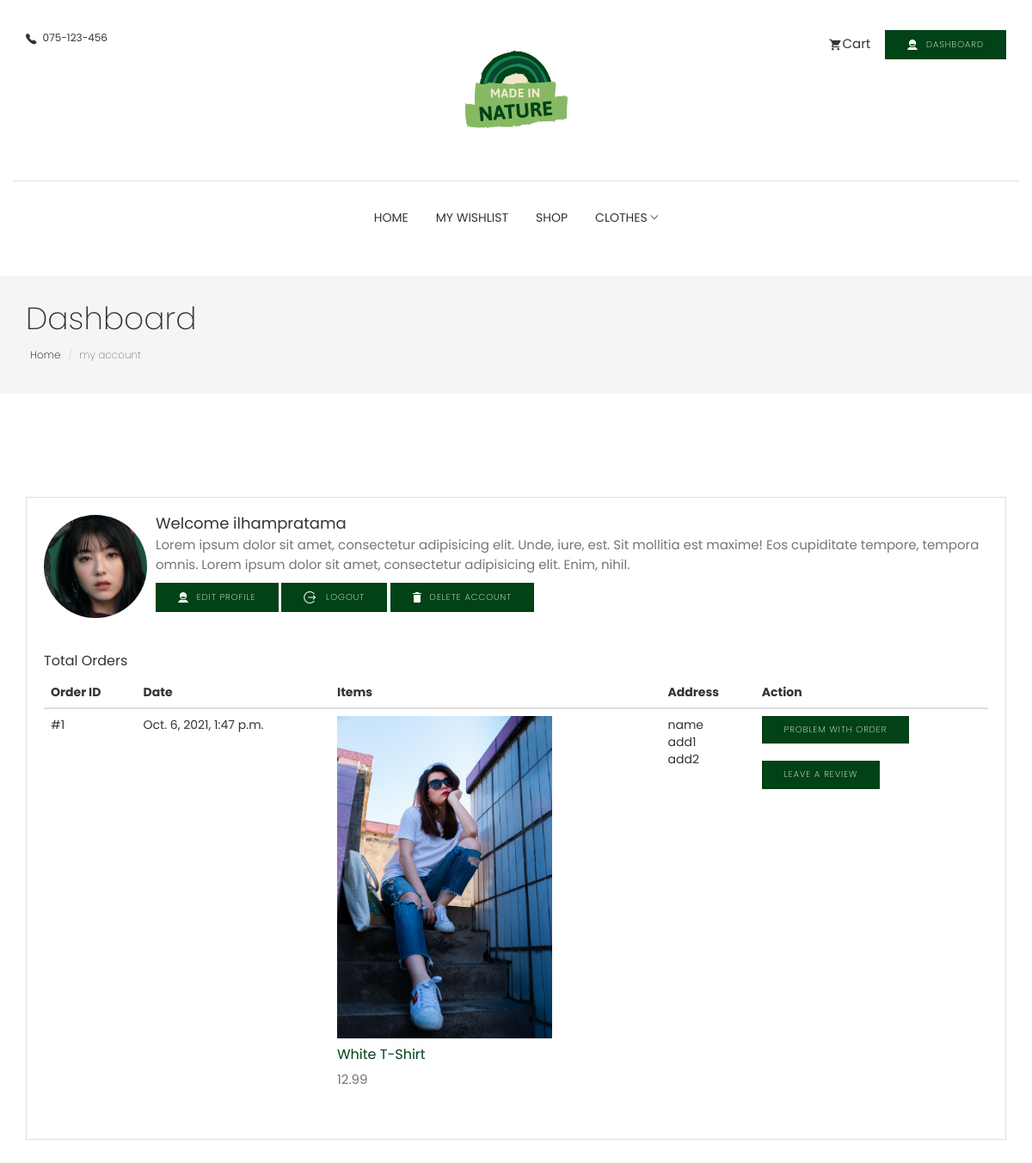
Page /account/dashboard/ (signed in) on the committed database.
### account/models.py (models this page shows, shortened)
class UserBase(AbstractBaseUser, PermissionsMixin):
    email = models.EmailField(_('email address'), unique=True)
    user_name = models.CharField(max_length=150, unique=True)
    first_name = models.CharField(max_length=150, blank=True)
    about = models.TextField(_('about'), max_length=500, blank=True)
    profile = models.ImageField(upload_to='images/', default='images/ava.jpg')
    country = CountryField()
    phone_number = models.CharField(max_length=15, blank=True)
    postcode = models.CharField(max_length=12, blank=True)
    address_line_1 = models.CharField(max_length=150, blank=True)
    address_line_2 = models.CharField(max_length=150, blank=True)
    town_city = models.CharField(max_length=150, blank=True)
    is_active = models.BooleanField(default=False)
    is_staff = models.BooleanField(default=False)
    created = models.DateTimeField(auto_now_add=True)
    updated = models.DateTimeField(auto_now=True)
    objects = CustomAccountManager()
    USERNAME_FIELD = 'email'
    REQUIRED_FIELDS = ['user_name']
    class Meta:
        verbose_name = "Accounts"
        verbose_name_plural = "Accounts"
    def __str__(self):
        return self.user_name

### order/models.py (models this page shows, shortened)
class Order(models.Model):
    user = models.ForeignKey(settings.AUTH_USER_MODEL, on_delete=models.CASCADE, related_name='order_user')
    full_name = models.CharField(max_length=50)
    address1 = models.CharField(max_length=250)
    address2 = models.CharField(max_length=250)
    city = models.CharField(max_length=100)
    phone = models.CharField(max_length=100)
    post_code = models.CharField(max_length=20)
    created = models.DateTimeField(auto_now_add=True)
    updated = models.DateTimeField(auto_now=True)
    total_paid = models.DecimalField(max_digits=5, decimal_places=2)
    order_key = models.CharField(max_length=200)
    billing_status = models.BooleanField(default=False)
    class Meta:
        ordering = ('-created',)

class OrderItem(models.Model):
    order = models.ForeignKey(Order,
                              related_name='items',
                              on_delete=models.CASCADE)
    product = models.ForeignKey(Product,
                                related_name='order_items',
                                on_delete=models.CASCADE)
    price = models.DecimalField(max_digits=5, decimal_places=2)
    quantity = models.PositiveIntegerField(default=1)

### store/models.py (models this page shows, shortened)
class Product(models.Model):
    category = models.ForeignKey(Category, related_name='product', on_delete=models.CASCADE)
    created_by = models.ForeignKey(settings.AUTH_USER_MODEL, on_delete=models.CASCADE, related_name='product_creator')
    title = models.CharField(max_length=255)
    author = models.CharField(max_length=255, default='admin')
    description = models.TextField(blank=True)
    image = models.ImageField(upload_to='images/', default='images/defaults.jpg')
    slug = models.SlugField(max_length=255)
    price = models.DecimalField(max_digits=4, decimal_places=2)
    in_stock = models.BooleanField(default=True)
    is_active = models.BooleanField(default=True)
    created = models.DateTimeField(auto_now_add=True)
    updated = models.DateTimeField(auto_now=True)
    objects = models.Manager()
    products = ProductManager()
    class Meta:
        verbose_name_plural = 'Products'
        ordering = ('-created',)
    def get_absolute_url(self):
        return reverse('store:product_detail', args=[self.slug])

### account/views.py (the view)
# urls.py: path('dashboard/', views.dashboard, name='dashboard'),
@login_required
def dashboard(request):
    orders = user_orders(request)
    return render(request, 'account/user/dashboard.html', {'orders': orders})

### basket/basket.py (called while the page is built)
    def __len__(self):
        return sum(item['qty'] for item in self.basket.values())

    def get_total_price(self):
        subtotal = sum(Decimal(item['price']) * item['qty'] for item in self.basket.values())
        if subtotal == 0:
            shipping = Decimal(0.00)
        else:
            shipping = Decimal(11.50)
        total = subtotal + Decimal(shipping)
        return total

### basket/context_processors.py (called while the page is built)
def basket(request):
    basket = Basket(request)
    total_price = basket.get_total_price()
    return {'basket': basket, 'basket_total_price': total_price}

### order/views.py (called while the page is built)
def user_orders(request):
    user_id = request.user.id
    orders = Order.objects.filter(user_id=user_id)
    return orders

### store/context_processors.py (called while the page is built)
def categories(request):
    return {
        'categories': Category.objects.all()
    }

### store/models.py (called while the page is built)
    def get_absolute_url(self):
        return reverse('store:category_list', args=[self.slug])

### templates/account/user/dashboard.html (shortened to what this page needs)
{% extends "../../store/base.html" %}
{% load static %}
{% block content %}
<section class="page-header">
  <div class="container">
    <div class="row">
      <div class="col-md-12">
        <div class="content">
          <h1 class="page-name">Dashboard</h1>
          <ol class="breadcrumb">
            <li><a href="{% url 'store:all_product' %}">Home</a></li>
            <li class="active">my account</li>
          </ol>
        </div>
      </div>
    </div>
  </div>
</section>
<section class="user-dashboard page-wrapper">
  <div class="container">
    <div class="row">
      <div class="col-md-12">
        <div class="dashboard-wrapper user-dashboard">
          <div class="media">
						<div class="pull-left">
							<img class="media-object user-img" src="{{ user.profile.url }}" alt="Image">
						</div>
						<div class="media-body">
							<h2 class="media-heading">Welcome {{ user }}</h2>
							<p>Lorem ipsum dolor sit amet, consectetur adipisicing elit. Unde, iure, est. Sit mollitia est maxime! Eos
								cupiditate tempore, tempora omnis. Lorem ipsum dolor sit amet, consectetur adipisicing elit. Enim, nihil. </p>
						</div>
            <a href="{% url 'account:edit_details' %}" class="btn btn-main btn-icon btn-small"><i
              class="tf-ion-android-contact"></i> Edit Profile</a>
            <a href="{% url 'account:logout' %}" class="btn btn-main btn-icon btn-small"><i
              class="tf-ion-log-out"></i> logout</a>
            <a href="{% url 'account:delete_user' %}" class="btn btn-main btn-icon btn-small"><i
              class="tf-ion-android-delete"></i> Delete Account</a>
					</div>
          <br>
          <div class="total-order mt-20">
            <h4>Total Orders</h4>
            <div class="table-responsive">
              <table class="table">
                <thead>
                  <tr>
                    <th>Order ID</th>
                    <th>Date</th>
                    <th>Items</th>
                    <th>Address</th>
                    <th>Action</th>
                  </tr>
                </thead>
                <tbody>
                  {% for order in orders %}
                  <tr>
                    <td>#{{ order.id }}</td>
                    <td>{{ order.created }}</td>
                    <td>
                      {% for item in order.items.all %}
                      <a href="{{item.product.get_absolute_url}}">
                        <img class="img-fluid" style="width:250px" src="{{item.product.image.url}}" />
                        <h4>{{ item.product.title}}</h4>
                      </a>
                      <p>{{ item.product.price}}</p>
                      {% endfor %}
                    </td>
                    <td>
                      <ul>
                        <li>{{order.full_name}}</li>
                        <li>{{order.address1}}</li>
                        <li>{{order.address2}}</li>
                      </ul>
                    </td>
                    <td>
                      <button class="btn btn-main text-center btn-small" type="button">Problem with order</button>
                      <br>
                      <br>
                      <button class="btn btn-light text-center btn-small" type="button">Leave a review</button>
                    </td>
                  </tr>
                  {% endfor %}
                </tbody>
              </table>
            </div>
          </div>
        </div>
      </div>
    </div>
  </div>
</section>
{% endblock %}

### static/css/style.css (style rules this page uses)
body { line-height: 1.5; font-family: "Poppins", sans-serif; -webkit-font-smoothing: antialiased; }
p { font-family: "Poppins", sans-serif; color: #757575; font-size: 15px; }
h1, h2, h3, h4, h5, h6 { font-family: "Poppins", sans-serif; }
h1, h2, h3, h4, h5, h6 { font-weight: 400; }
ol, ul { margin: 0; padding: 0; list-style: none; }
a, a:focus, a:hover { text-decoration: none; outline: 0; color: #004217fe; }
.btn-main, .btn-solid-border, .btn-transparent, .btn-small { background: #004217fe; color: #fff; display: inline-block; font-size: 11px; letter-spacing: 1px; padding: 14px 35px; text-transform: uppercase; font-weight: 200; border-radius: 0; }
.btn-main.btn-icon i, .btn-icon.btn-solid-border i, .btn-icon.btn-transparent i, .btn-icon.btn-small i { font-size: 16px; vertical-align: middle; margin-right: 5px; }
.btn-small { padding: 8px 25px; font-size: 10px; }
.mt-20 { margin-top: 20px; }
.page-header { background: #f5f5f5; margin-top: 20px; border-bottom: none; padding: 30px 0; }
.page-header h1 { font-weight: 200; margin: 0 0 6px 0; }
.page-header .breadcrumb { background: transparent; padding: 5px; margin: 0; }
.page-header .breadcrumb li { font-weight: 200; font-size: 12px; }
.page-header .breadcrumb li a { color: #000; }
.page-wrapper { padding: 70px 0; }
.dashboard-wrapper { border: 1px solid #dedede; margin-top: 30px; padding: 20px; }
.dashboard-wrapper h2 { font-size: 18px; }
.dashboard-wrapper h4 { font-size: 16px; }
.dashboard-wrapper .user-img { width: 120px; border-radius: 100px; }

### rows in the picture
UserBase: profile (picture), user_name "ilhampratama"
Order: id "1", created "Oct. 6, 2021, 1:47 p.m.", full_name "name", address1 "add1", address2 "add2"
OrderItem: product.image (picture), product "White T-Shirt", product.price "12.99"
